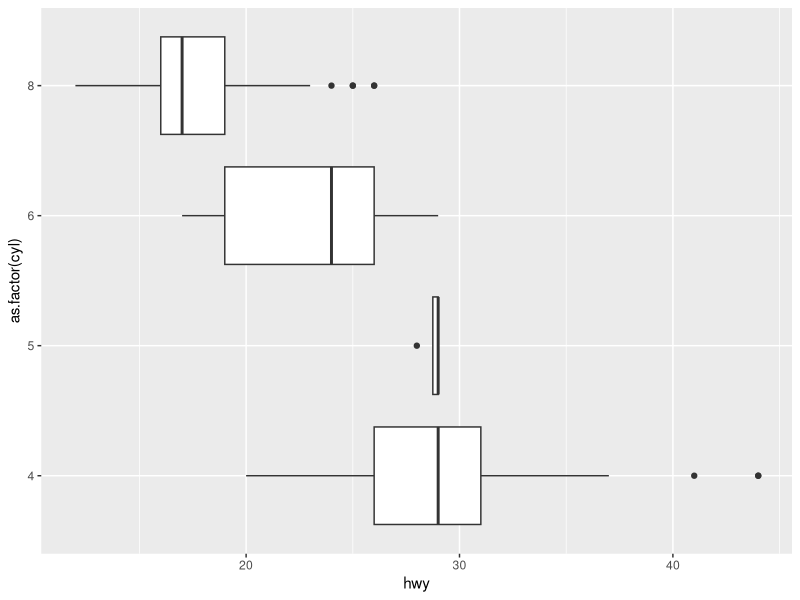
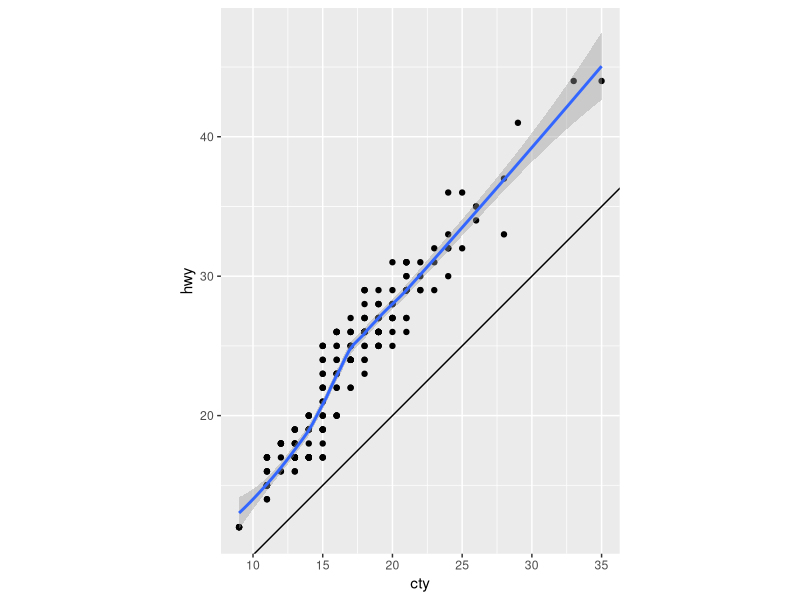
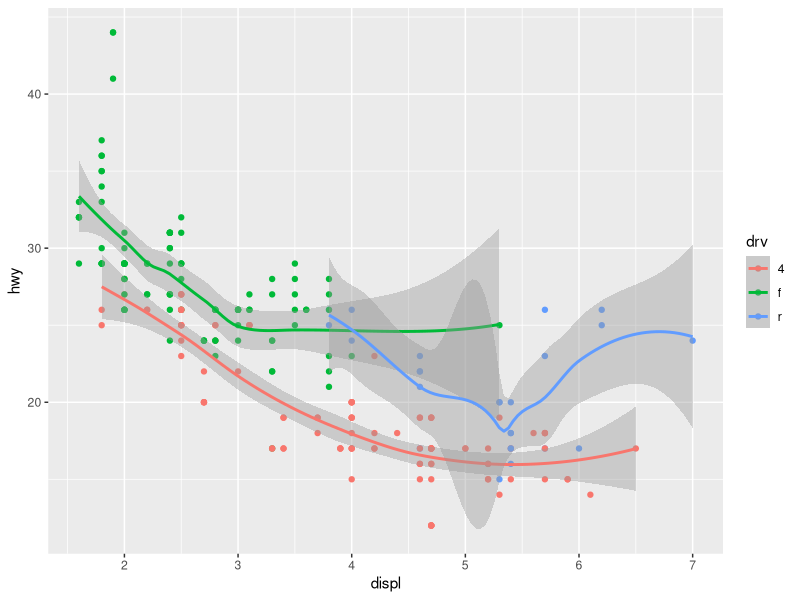

Recreate these plots in R, in order.
## ---- chunk 1
knitr::opts_chunk$set(echo = TRUE)
library(tidyverse) #load the tidyverse library first
## ---- chunk 2
cat('number of rows:',nrow(mpg), #234
   '\nnumber of columns:',ncol(mpg)) #11

glimpse(mpg) #shows rows, columns, and snummary of all columns
summary(mpg) #column names
## ---- chunk 3
ggplot(data=mpg)+
  geom_boxplot(mapping=aes(x=as.factor(cyl),y=hwy))+coord_flip()
## ---- chunk 4
mpg$cyl #Displayed all values of cyl and hwy to understand data better
mpg$hwy
## ---- chunk 5
ggplot(data = mpg, mapping = aes(x = cty, y = hwy)) +
  geom_point() + 
  geom_abline() +
  coord_fixed() +
  geom_smooth()   # I added geom_smooth() to plot the regression line and see the correlation between the two variables
## ---- chunk 6
ggplot(data=mpg, aes(x=displ,y=hwy,color=drv))+
  geom_point() + 
  geom_smooth()
